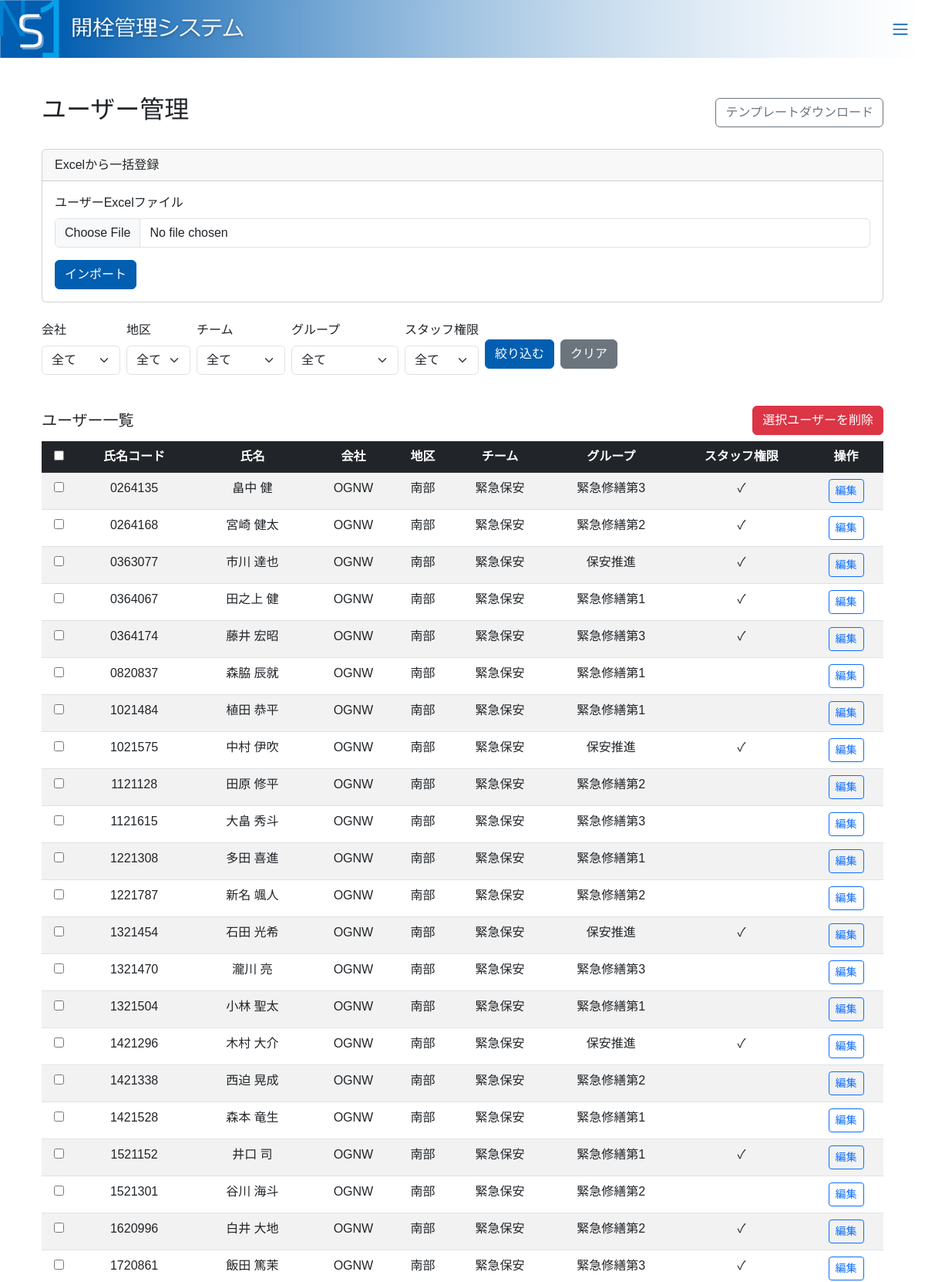
Page /projects/users/ (signed in, upper part) on the committed database.
### core/models.py (models this page shows, shortened)
class CustomUser(AbstractUser):
    code = models.CharField("氏名コード", max_length=7, unique=True)
    company = models.CharField("会社", max_length=50, blank=True)
    district = models.CharField("地区", max_length=50, blank=True)
    team = models.CharField("チーム", max_length=50, blank=True)
    group = models.CharField("グループ", max_length=50, blank=True)
    groups = models.ManyToManyField(
        "auth.Group",
        verbose_name="groups",
        blank=True,
        related_name="customuser_set"
    )
    user_permissions = models.ManyToManyField(
        "auth.Permission",
        verbose_name="user permissions",
        blank=True,
        related_name="customuser_set"
    )
    class Meta:
        verbose_name = "ユーザー"
        verbose_name_plural = "ユーザー一覧"

### core/views.py (the view, shortened to what this page needs)
# urls.py: path('users/', views.user_manage, name='user_manage'),
@login_required
def user_manage(request):
    if not request.user.is_staff:
        return redirect('home')
    excel_form = ExcelUploadForm(request.POST or None, request.FILES or None)
    filter_form = UserFilterForm(request.GET or None)
    def make_choices(field):
        vals = User.objects.order_by(field).values_list(field, flat=True).distinct()
        return [('', '全て')] + [(v, v) for v in vals if v]
    filter_form.fields['company'].choices  = make_choices('company')
    filter_form.fields['district'].choices = make_choices('district')
    filter_form.fields['team'].choices     = make_choices('team')
    filter_form.fields['group'].choices    = make_choices('group')
    users = User.objects.order_by('code')
    return render(request, 'core/user_manage.html', {
        'excel_form':  excel_form,
        'filter_form': filter_form,
        'users':       users,
    })

### core/forms.py (shortened to what this page needs)
class ExcelUploadForm(forms.Form):
    excel_file = forms.FileField(
        label="ユーザーExcelファイル",
        help_text="氏名コード・姓・名・会社・地区・チーム・グループ・スタッフフラグ",
        widget=forms.ClearableFileInput(attrs={'class': 'form-control'})
    )

class UserFilterForm(forms.Form):
    company  = forms.ChoiceField(label="会社",   required=False)
    district = forms.ChoiceField(label="地区",   required=False)
    team     = forms.ChoiceField(label="チーム", required=False)
    group    = forms.ChoiceField(label="グループ", required=False)
    is_staff = forms.ChoiceField(
        label="スタッフ権限",
        choices=[('', '全て'), ('1', 'あり'), ('0', 'なし')],
        required=False
    )

### templates/core/user_manage.html (shortened to what this page needs)
{% extends "base.html" %}
{% load static crispy_forms_tags %}
{% block content %}
<div class="container my-5">
  <div class="d-flex justify-content-between align-items-center mb-4">
    <h2>ユーザー管理</h2>
    <a href="{% static 'excel_templates/ユーザー登録.xlsx' %}"
       class="btn btn-outline-secondary"
       download>
      テンプレートダウンロード
    </a>
  </div>
  <div class="card mb-4">
    <div class="card-header">Excelから一括登録</div>
    <div class="card-body">
      <form method="post"
            action="{% url 'core:user_manage' %}"
            enctype="multipart/form-data">
        <div class="mb-3">
          <label for="{{ excel_form.excel_file.id_for_label }}"
                 class="form-label">
            {{ excel_form.excel_file.label }}
          </label>
          {{ excel_form.excel_file }}
        </div>
        <button type="submit" class="btn btn-primary">
          インポート
        </button>
      </form>
    </div>
  </div>
  <form method="get" class="row g-2 mb-4">
    <div class="col-auto">{{ filter_form.company|as_crispy_field }}</div>
    <div class="col-auto">{{ filter_form.district|as_crispy_field }}</div>
    <div class="col-auto">{{ filter_form.team|as_crispy_field }}</div>
    <div class="col-auto">{{ filter_form.group|as_crispy_field }}</div>
    <div class="col-auto">{{ filter_form.is_staff|as_crispy_field }}</div>
    <div class="col-auto d-flex align-items-center">
      <button type="submit" class="btn btn-primary">絞り込む</button>
      <a href="{% url 'core:user_manage' %}" class="btn btn-secondary ms-2">クリア</a>
    </div>
  </form>
  <form method="post" action="{% url 'core:user_manage' %}">
    <div class="d-flex justify-content-between align-items-center mb-2">
      <h5 class="mb-0">ユーザー一覧</h5>
      <button type="submit" name="bulk_delete" class="btn btn-danger">
        選択ユーザーを削除
      </button>
    </div>
    <div class="table-responsive">
      <table class="table table-striped text-center">
        <thead class="table-dark">
          <tr>
            <th><input type="checkbox" id="select-all"></th>
            <th>氏名コード</th>
            <th>氏名</th>
            <th>会社</th>
            <th>地区</th>
            <th>チーム</th>
            <th>グループ</th>
            <th class="text-center">スタッフ権限</th>
            <th>操作</th>
          </tr>
        </thead>
        <tbody>
          {% for u in users %}
          <tr>
            <td>
              <input type="checkbox"
                     name="selected_user"
                     value="{{ u.pk }}">
            </td>
            <td>{{ u.code }}</td>
            <td>{{ u.last_name }} {{ u.first_name }}</td>
            <td>{{ u.company }}</td>
            <td>{{ u.district }}</td>
            <td>{{ u.team }}</td>
            <td>{{ u.group }}</td>
            <td class="text-center">
              {% if u.is_staff %}
                ✓
              {% else %}
                &nbsp;
              {% endif %}
            </td>
            <td>
              <a href="{% url 'core:user_edit' u.pk %}" class="btn btn-sm btn-outline-primary">
                編集
              </a>
            </td>
          </tr>
          {% empty %}
          <tr>
            <td colspan="9" class="text-center">ユーザーが存在しません</td>
          </tr>
          {% endfor %}
        </tbody>
      </table>
    </div>
  </form>
</div>
{% endblock %}

### static/css/style.css (style rules this page uses)
html, body { font-family: "Meiryo UI", "メイリオ", sans-serif !important; }
.btn-primary { background-color: #025EB0; border-color: #025EB0; }
table th, table td { text-align: center !important; }

### rows in the picture
CustomUser: code "0264135", last_name "畠中", first_name "健", company "OGNW", district "南部", team "緊急保安", group "緊急修繕第3"
CustomUser: code "0264168", last_name "宮崎", first_name "健太", company "OGNW", district "南部", team "緊急保安", group "緊急修繕第2"
CustomUser: code "0363077", last_name "市川", first_name "達也", company "OGNW", district "南部", team "緊急保安", group "保安推進"
CustomUser: code "0364067", last_name "田之上", first_name "健", company "OGNW", district "南部", team "緊急保安", group "緊急修繕第1"
CustomUser: code "0364174", last_name "藤井", first_name "宏昭", company "OGNW", district "南部", team "緊急保安", group "緊急修繕第3"
CustomUser: code "0820837", last_name "森脇", first_name "辰就", company "OGNW", district "南部", team "緊急保安", group "緊急修繕第1"
CustomUser: code "1021484", last_name "植田", first_name "恭平", company "OGNW", district "南部", team "緊急保安", group "緊急修繕第1"
CustomUser: code "1021575", last_name "中村", first_name "伊吹", company "OGNW", district "南部", team "緊急保安", group "保安推進"
CustomUser: code "1121128", last_name "田原", first_name "修平", company "OGNW", district "南部", team "緊急保安", group "緊急修繕第2"
CustomUser: code "1121615", last_name "大畠", first_name "秀斗", company "OGNW", district "南部", team "緊急保安", group "緊急修繕第3"
CustomUser: code "1221308", last_name "多田", first_name "喜進", company "OGNW", district "南部", team "緊急保安", group "緊急修繕第1"
CustomUser: code "1221787", last_name "新名", first_name "颯人", company "OGNW", district "南部", team "緊急保安", group "緊急修繕第2"
CustomUser: code "1321454", last_name "石田", first_name "光希", company "OGNW", district "南部", team "緊急保安", group "保安推進"
CustomUser: code "1321470", last_name "瀧川", first_name "亮", company "OGNW", district "南部", team "緊急保安", group "緊急修繕第3"
CustomUser: code "1321504", last_name "小林", first_name "聖太", company "OGNW", district "南部", team "緊急保安", group "緊急修繕第1"
CustomUser: code "1421296", last_name "木村", first_name "大介", company "OGNW", district "南部", team "緊急保安", group "保安推進"
CustomUser: code "1421338", last_name "西迫", first_name "晃成", company "OGNW", district "南部", team "緊急保安", group "緊急修繕第2"
CustomUser: code "1421528", last_name "森本", first_name "竜生", company "OGNW", district "南部", team "緊急保安", group "緊急修繕第1"
CustomUser: code "1521152", last_name "井口", first_name "司", company "OGNW", district "南部", team "緊急保安", group "緊急修繕第1"
CustomUser: code "1521301", last_name "谷川", first_name "海斗", company "OGNW", district "南部", team "緊急保安", group "緊急修繕第2"
CustomUser: code "1620996", last_name "白井", first_name "大地", company "OGNW", district "南部", team "緊急保安", group "緊急修繕第2"
CustomUser: code "1720861", last_name "飯田", first_name "篤茉", company "OGNW", district "南部", team "緊急保安", group "緊急修繕第3"

### other values in the picture
{{ excel_form.excel_file.label }} "ユーザーExcelファイル"
